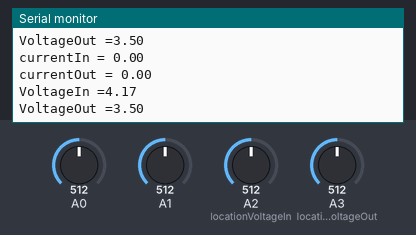
Recording of a sketch running on a simulated Arduino Uno, built with avr-gcc and run on an emulated ATmega328P. Parts: the last lines printed to the serial monitor. Inputs (shaded band) come from the test bench; at power-on: A0 = 512, A1 = 512, A2 (locationVoltageIn) = 512, A3 (locationVoltageOut) = 512.

Above: at 3.7 s.
3.8 s: A0 set to 716
5.3 s: A1 set to 716
At 6.08 s:
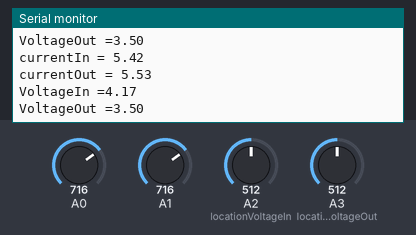
6.8 s: A2 (locationVoltageIn) set to 716
At 7.14 s:
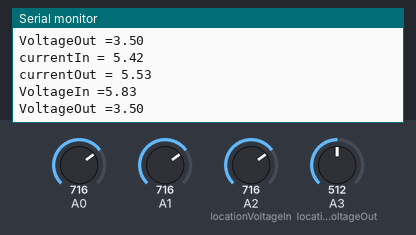
8.3 s: A3 (locationVoltageOut) set to 716
At 8.72 s:
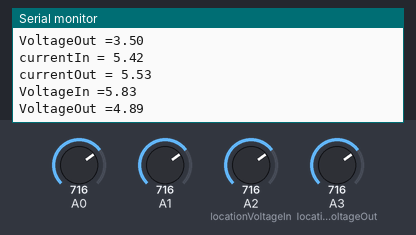
9.8 s: A0 set to 992
11.3 s: A1 set to 992
At 11.89 s:
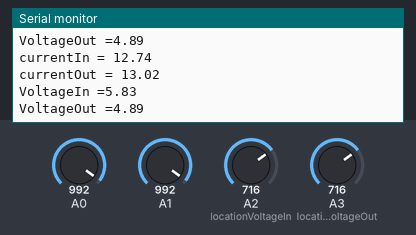
Timing chart, 0 to 13.8 s (numbered marks = the images above; inputs shaded):
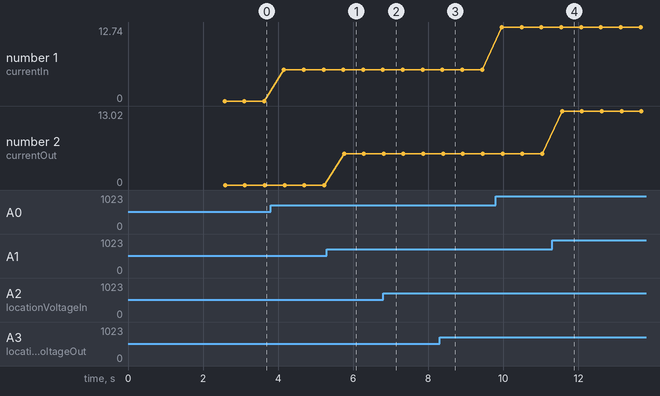

The sketch:

twoCurrentTwoVoltage.ino
```cpp
//********************************//
//*** TWO TIMES CURRENT USING HALL EFFECT SENSOR ***// and
//*** TWO TIMES VOLTAGE USING VOLTAGE DIVIDER ***//
//********************************//

// Locations of the current sensors and voltage dividers //
const byte locationCurrentIn = A0;
const byte locationCurrentOut = A1;
const byte locationVoltageIn = A2;
const byte locationVoltageOut = A3;

// Resolution of the current sensors //
float resolutionIn = 0.1838966;
float resolutionOut = 0.18; // TBD

// Voltage devider values //
float Vin_R1 = 5000.0;
float Vin_R2 = 7500.0;
float Vout_R1 = 2000.0;
float Vout_R2 = 5000.0;

// Other global variables //
float zeroPointIn; // zero point of the current sensor before the boost converter
float zeroPointOut; // zero point of the current sensor after the boost converter
float resolution = 5.0/1024; // resolution of the ADC of the microcontroller/microcomputer

void setup() {
  Serial.begin(9600);

  // Automatic Calibration Process //
  // This calibration assumes that the resolution of the ACS712 stays the same, but the voltage readout for 0 [A] fluctuates //
  // To calibrate, make sure that the script initializes with 0 [A] on the sensor //
  zeroPointIn = get_voltage(10000, locationCurrentIn);
  Serial.print("Zero point IN = ");
  Serial.println(zeroPointIn);
  zeroPointOut = get_voltage(10000, locationCurrentOut);
  Serial.print("Zero point OUT = ");
  Serial.println(zeroPointOut);
}


void loop() {

  float currentIn;
  float currentOut;

  int VinRead = 0; // value read for Vin
  int VoutRead = 0; // value read for Vout
  float voltageIn;
  float voltageOut;

  ///** CURRENT IN **///
  // ask for an average sensor voltage of 100 measurments
  float sensorVoltage = get_voltage(100, locationCurrentIn);

  // print the voltage output of the sensor
  //Serial.print("Voltage: ");
  //Serial.println(sensorVoltage ,3);

  currentIn = ((sensorVoltage - zeroPointIn)/resolutionIn);
  Serial.print("currentIn = ");
  Serial.println(currentIn);

  ///** CURRENT OUT **///
  // ask for an average sensor voltage of 100 measurments
  sensorVoltage = get_voltage(100, locationCurrentOut);

  // print the voltage output of the sensor
  //Serial.print("Voltage: ");
  //Serial.println(sensorVoltage ,3);

  currentOut = ((sensorVoltage - zeroPointOut)/resolutionOut);
  Serial.print("currentOut = ");
  Serial.println(currentOut);

  ///** VOLTAGES **///
    // read  voltage from analog pins
  VinRead = analogRead(locationVoltageIn);
  VoutRead = analogRead(locationVoltageOut);

  // calculate real voltages
  voltageIn = VinRead * (resolution)*((Vin_R1 + Vin_R2)/Vin_R2);
  voltageOut = VoutRead * (resolution)*((Vout_R1 + Vout_R2)/Vout_R2);

  // print voltages
  Serial.print("VoltageIn =");
  Serial.println(voltageIn);
  Serial.print("VoltageOut =");
  Serial.println(voltageOut);

  delay(500);

}

float get_voltage(int n_datapoints, const byte pin)
{

  float voltage = 0;

  for(int i=0; i < n_datapoints; i++)
  {
    voltage = voltage + analogRead(pin) * (resolution);
  }

  voltage = voltage/n_datapoints;
  return(voltage);
}
```

Measured:
- after the input at 5.3 s, the serial monitor: prints a new line after 0.46 s (image 1)
- after the input at 6.8 s, the serial monitor: prints a new line at once (image 2)
- after the input at 8.3 s, the serial monitor: prints a new line after 0.13 s (image 3)
- after the input at 11.3 s, the serial monitor: prints a new line after 0.26 s (image 4)
- plotted number 1: 0 → 5.42 after the input at 3.8 s, 5.42 → 12.74 after the input at 9.8 s
- plotted number 2: 0 → 5.53 after the input at 5.3 s, 5.53 → 13.02 after the input at 11.3 s
